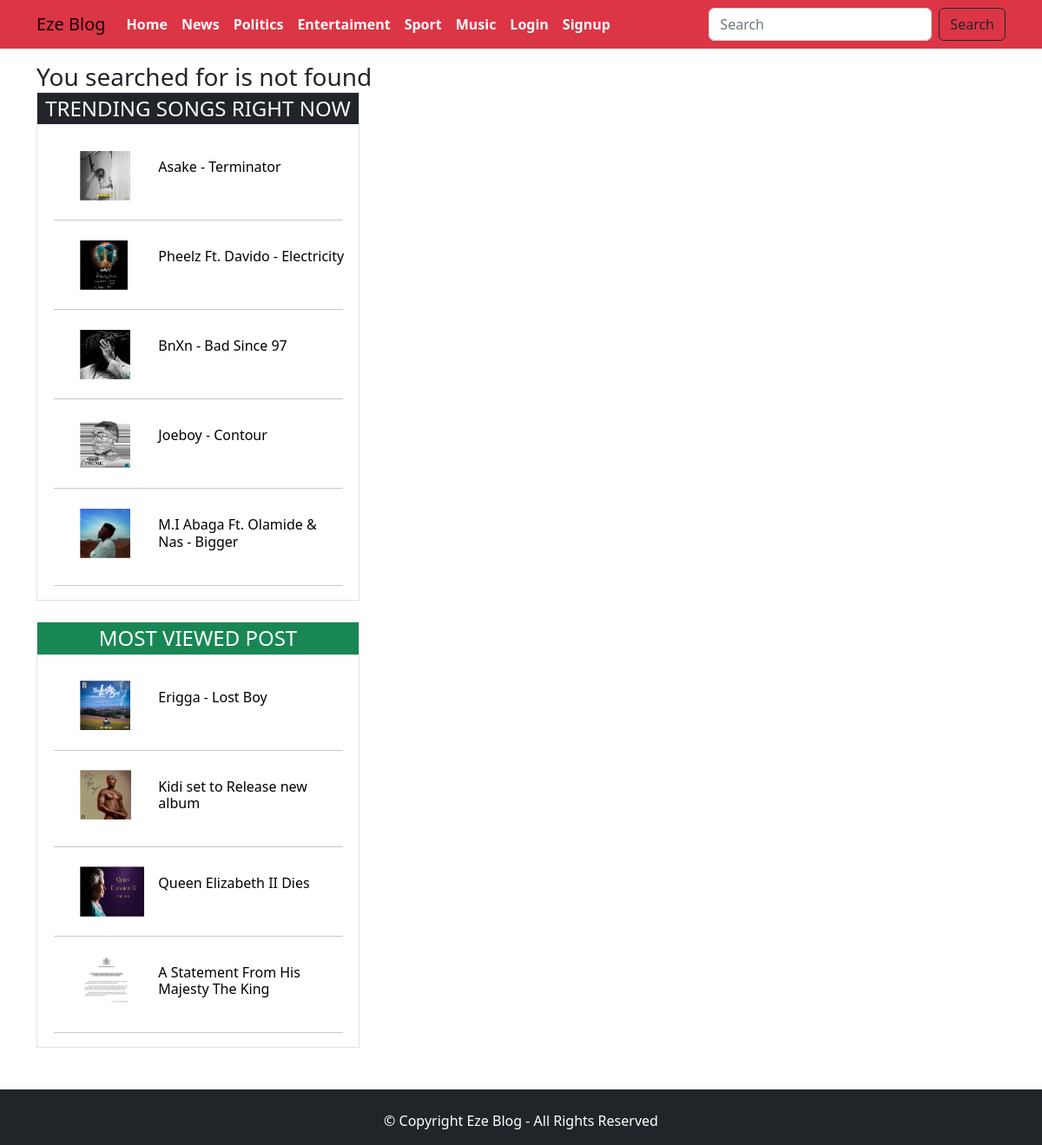
The app's page /search/ with its own data.
### home/models.py (models this page shows, shortened)
class Category(models.Model):
    category = models.CharField(max_length=50)
    slug = models.SlugField()

class Blog_Post(models.Model):
    writer = models.ForeignKey(User, on_delete = models.CASCADE, related_name='author')
    category = models.ForeignKey(Category, on_delete = models.CASCADE, related_name='author')
    image = models.ImageField(upload_to = 'img')
    title = models.CharField(max_length= 200)
    liked = models.ManyToManyField(User, default=None, blank=True, related_name='liked')
    body = models.TextField(blank=True, null=True)
    postbody = RichTextField()
    music = models.FileField(blank=True, null=True)
    slug = models.SlugField()
    trendsongs = models.BooleanField()
    mostviewed = models.BooleanField()
    featured = models.BooleanField()
    newpost = models.BooleanField()
    created_on = models.DateTimeField(auto_now_add=True)

### home/views.py (the view)
# urls.py: path('search/', views.search, name='search'),
def search(request):
    if request.method == 'POST':
        items = request.POST['search']
        searched = Q(Q(title__icontains=items))
        searched_item = Blog_Post.objects.filter(searched)
        context = {
            'items':items,
            'searched_item':searched_item
        }
        return render(request, 'search.html', context)
    else:
        return render(request, 'search.html')

### home/context_processor.py (called while the page is built)
def category(request):
    newscat = Category.objects.all()
    trendsongs = Blog_Post.objects.filter(trendsongs=True)
    mostviewed = Blog_Post.objects.filter(mostviewed=True)
    context = {
        'newscat':newscat,
        'trendsongs':trendsongs,
        'mostviewed':mostviewed,
    }
    return context

### home/templates/search.html (shortened to what this page needs)
{% extends 'base.html' %}
{% load static %}
{% block header %} {% include 'header.html' %} {% endblock header %}
{% block content %}
<div class="container mt-3 mb-5">
  {% if items %}
  <div class="row">
      <div class="col-12 col-md-8 det">
          <h4 class="bg-danger text-center text-white mb-4 p-1">Your search for {{items}}</h4>
         <div class="row">
           {% if searched_item %}
             {% for item in searched_item %}
              <div class="col-12 col-md-6">
                <div class="card mb-3">
                 <a href="{% url 'detail' item.slug %}"> <img src="{{item.image.url}}" class="card-img-top" style="height: 250px;"></a>
                  <div class="card-body">
                    <a href="{% url 'detail' item.slug %}"><h5 class="card-title mb-3">{{item.title|title}}</h5></a>
                    <p class="card-text"><small class="text-muted">Posted by: {{item.writer|title}}</small></p>
                  </div>
                </div>
              </div>
             {% endfor %}
           {% endif %}
         </div>
      </div>
  {% else %}
  <h3 class="card-title">You searched for {{items}} is not found</h3>
  {% endif %}
{% endblock content %}
{% block sidebar %} {% include "sidebar.html" %}{% endblock sidebar %}
{% block footer %} {% include "footer.html" %} {% endblock footer %}

### home/templates/header.html (shortened to what this page needs)
    <nav class="navbar navbar-expand-lg bg-danger">
        <div class="container">
          <a class="navbar-brand" href="#">Eze Blog</a>
          <div class="collapse navbar-collapse" id="navbarSupportedContent">
            <ul class="navbar-nav me-auto mb-2 mb-lg-0">
              {% if user.is_authenticated %}
              <li class="nav-item">
                <a class="nav-link" aria-current="page" href="{% url 'home' %}">Home</a>
              </li>
              {% for item in newscat %}
                <li class="nav-item">
                  <a class="nav-link" href="{% url 'category' item.id item.slug  %}">{{item.category|title}}</a>
                </li>
              {% endfor %}
              <li class="nav-item">
                <a class="nav-link" href="{% url 'signout' %}">Signout</a>
              </li>
              {% else %}
              <li class="nav-item">
                <a class="nav-link" aria-current="page" href="{% url 'home' %}">Home</a>
              </li>
              {% for item in newscat %}
                <li class="nav-item">
                  <a class="nav-link" href="{% url 'category' item.id item.slug  %}">{{item.category|title}}</a>
                </li>
              {% endfor %}
              <li class="nav-item">
                <a class="nav-link" href="{% url 'signin' %}">Login</a>
              </li>
              <li class="nav-item">
                <a class="nav-link" href="{% url 'signup' %}">Signup</a>
              </li>
              {% endif %}
            </ul>
            <form class="d-flex" role="search" action="{% url 'search' %}" method="POST">
              <input class="form-control me-2" name="search" type="search" placeholder="Search" aria-label="Search">
              <button class="btn btn-outline-dark" type="submit">Search</button>
            </form>
          </div>
        </div>
      </nav>

### home/templates/sidebar.html (shortened to what this page needs)
<div class="col-12 col-md-4">
    <div class="border">
        <div>
            <h4 class="bg-dark text-center text-white mb-4 p-1" >TRENDING SONGS RIGHT NOW</h4>
        </div>
        {% if trendsongs %}
            {% for item in trendsongs %}
        <div class="card mb-3 songs" >
            <div class="row g-0">
              <div class="col-md-4">
                <a href="{% url 'detail' item.slug %}"><img src="{{item.image.url}}" class="img-fluid rounded-start" style="height: 70px;"></a>
              </div>
              <div class="col-md-8">
                <div class="card-body">
                  <a href="{% url 'detail' item.slug %}"><h6 class="card-title">{{item.title}}</h6></a>
                </div>
              </div>
            </div>
        </div>
        <hr class="rule">
            {% endfor %}
        {% endif %}
    </div>
    <div class="border mt-4">
        <div>
            <h4 class="bg-success text-center text-white mb-4 p-1" >MOST VIEWED POST</h4>
        </div>
        {% if mostviewed %}
           {% for item in mostviewed %}
           <div class="card mb-3 songs" >
               <div class="row g-0">
                 <div class="col-md-4">
                   <a href="{% url 'detail' item.slug %}"><img src="{{item.image.url}}" class="img-fluid rounded-start" style="height: 70px;"></a>
                 </div>
                 <div class="col-md-8">
                   <div class="card-body">
                     <a href="{% url 'detail' item.slug %}"><h6 class="card-title">{{item.title}}</h6></a>
                   </div>
                 </div>
               </div>
           </div>
           <hr class="rule">
           {% endfor %}
        {% endif %}
    </div>
</div>
</div>

### home/static/css/style.css (style rules this page uses)
* { padding: 0%; margin: 0%; box-sizing: border-box; }
.nav-item a { color: white; font-weight: 700; }
.card a { text-decoration: none; color: black; }
.songs img { padding-left: 40%; padding-top: 5%; padding-bottom: 5%; }
.border .card { border: none; }
.border .rule { width: 90%; margin-left: 5%; margin-right: 5%; }

### records on screen
Category: category "News"
Category: category "Politics"
Category: category "Entertaiment"
Category: category "Sport"
Category: category "Music"
Blog_Post: image (picture), title "Asake - Terminator"
Blog_Post: image (picture), title "Pheelz Ft. Davido - Electricity"
Blog_Post: image (picture), title "BnXn - Bad Since 97"
Blog_Post: image (picture), title "Joeboy - Contour"
Blog_Post: image (picture), title "M.I Abaga Ft. Olamide & Nas - Bigger"
Blog_Post: image (picture), title "Erigga - Lost Boy"
Blog_Post: image (picture), title "Kidi set to Release new album"
Blog_Post: image (picture), title "Queen Elizabeth II Dies"
Blog_Post: image (picture), title "A Statement From His Majesty The King"
